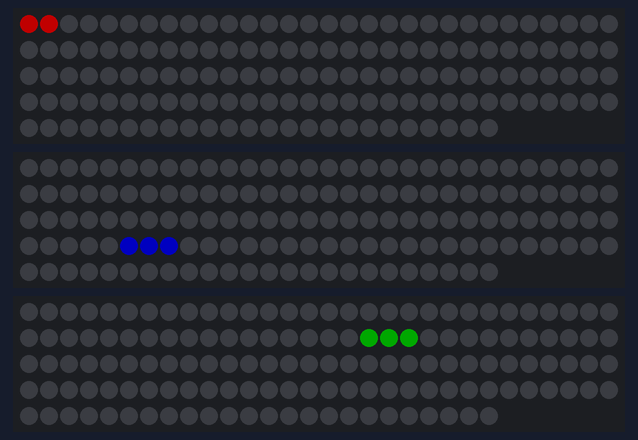
Recording of a sketch running on a simulated Arduino Uno, built with avr-gcc and run on an emulated ATmega328P. Parts: 3 × 144 RGB LEDs in strip order, left to right, continuing on the next row. Dim RGB values are drawn brighter than linear.

Above: at 0.18 s.
At 0.8 s:
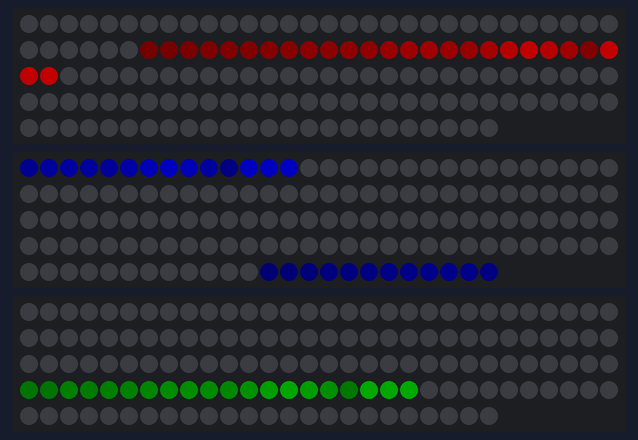
At 1.73 s:
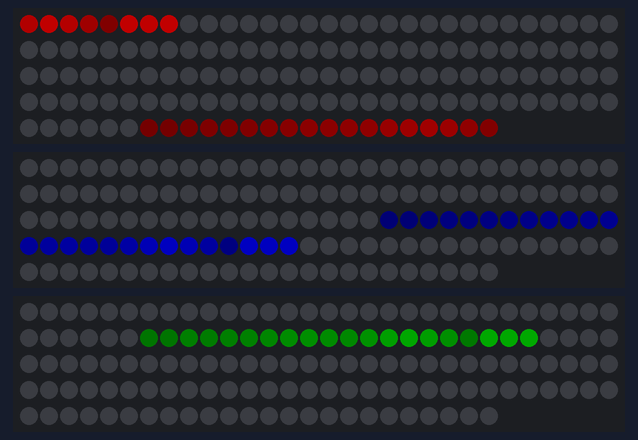
At 3.9 s:
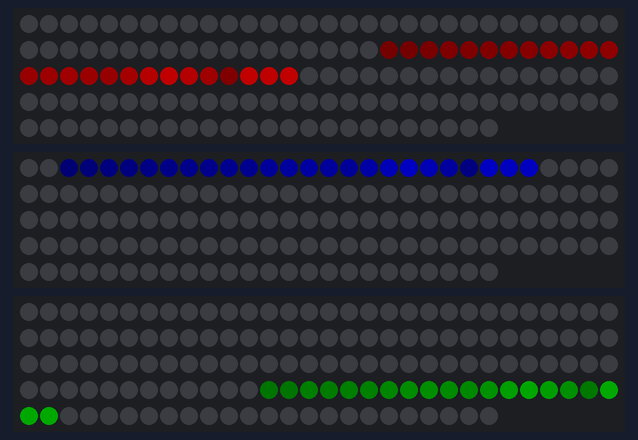
At 5.76 s:
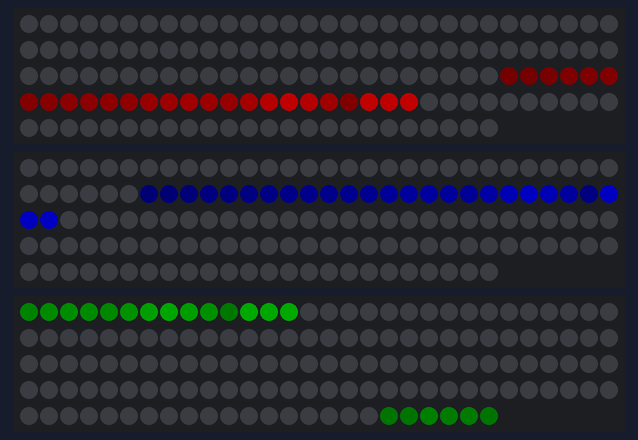
At 7.94 s:
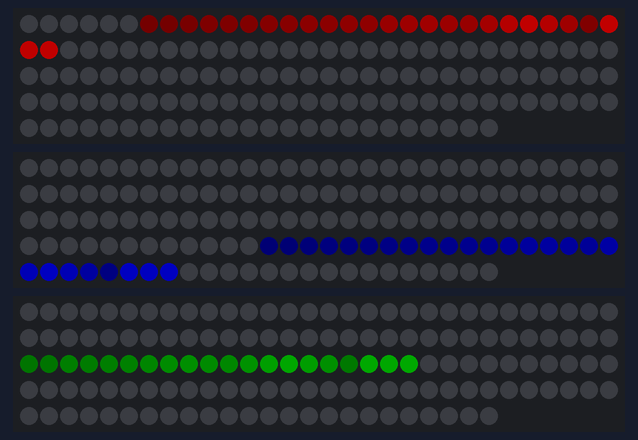

Measured:
- by itself, everything shown: repeats every 7.4 s, in 24 steps

The sketch:

Scintillator_Input2_Delay.ino
```cpp
#include <FastLED.h>

#define NUM_LEDS 144
#define DATA_PIN 7  // Change this to match your LED strip's data pin
#define DATA_PIN2 6
#define DATA_PIN3 5
#define BRIGHTNESS 255

// Define delays for each strip (in positions)
#define STRIP2_DELAY 48  // Strip 2 starts 48 positions behind strip 1
#define STRIP3_DELAY 96  // Strip 3 starts 96 positions behind strip 1

CRGB leds[NUM_LEDS];
CRGB leds2[NUM_LEDS];
CRGB leds3[NUM_LEDS];

uint8_t pos = 0;
uint8_t pos2 = 0;
uint8_t pos3 = 0;
bool toggle = false;

void setup() {
  FastLED.addLeds<WS2812B, DATA_PIN, GRB>(leds, NUM_LEDS);
  FastLED.addLeds<WS2812B, DATA_PIN2, GRB>(leds2, NUM_LEDS);
  FastLED.addLeds<WS2812B, DATA_PIN3, GRB>(leds3, NUM_LEDS);
  FastLED.setBrightness(BRIGHTNESS);

  // Initialize positions with the staggered delays
  pos = 0;
  pos2 = NUM_LEDS - STRIP2_DELAY;  // Start at a negative position
  pos3 = NUM_LEDS - STRIP3_DELAY;  // Start at a negative position
}

void loop() {
  // Fade all LEDs slightly
  fadeToBlackBy(leds, NUM_LEDS, 64);
  fadeToBlackBy(leds2, NUM_LEDS, 64);
  fadeToBlackBy(leds3, NUM_LEDS, 64);

  // Add bright pixels that move
  leds[pos] = CRGB::Red;
  leds2[pos2] = CRGB::Blue;
  leds3[pos3] = CRGB::Green;

  // Blur the entire strips
  blur1d(leds, NUM_LEDS, 172);
  blur1d(leds2, NUM_LEDS, 172);
  blur1d(leds3, NUM_LEDS, 172);

  FastLED.show();


  if (toggle) {
    // Move all positions by 5 LEDs
    pos = (pos + 5) % NUM_LEDS;
    pos2 = (pos2 + 5) % NUM_LEDS;
    pos3 = (pos3 + 5) % NUM_LEDS;
  }
  toggle = !toggle;

  delay(.5);
}
```
